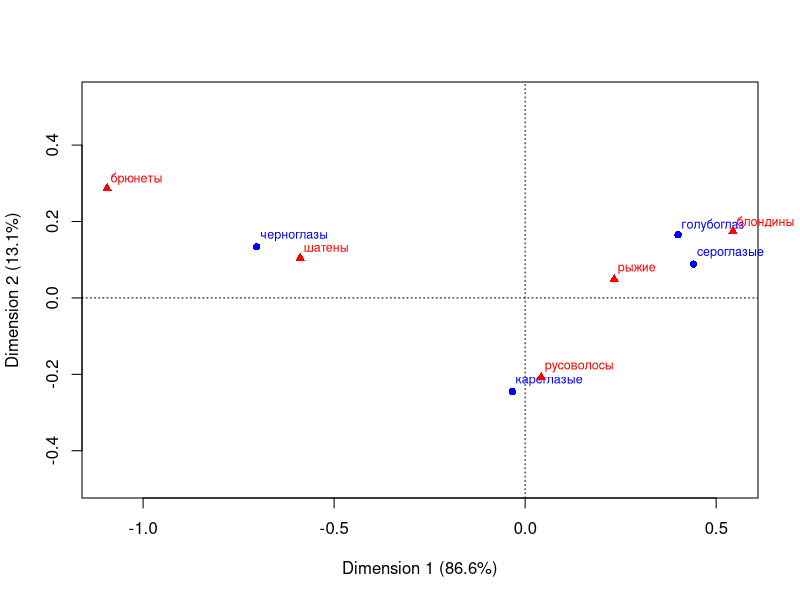
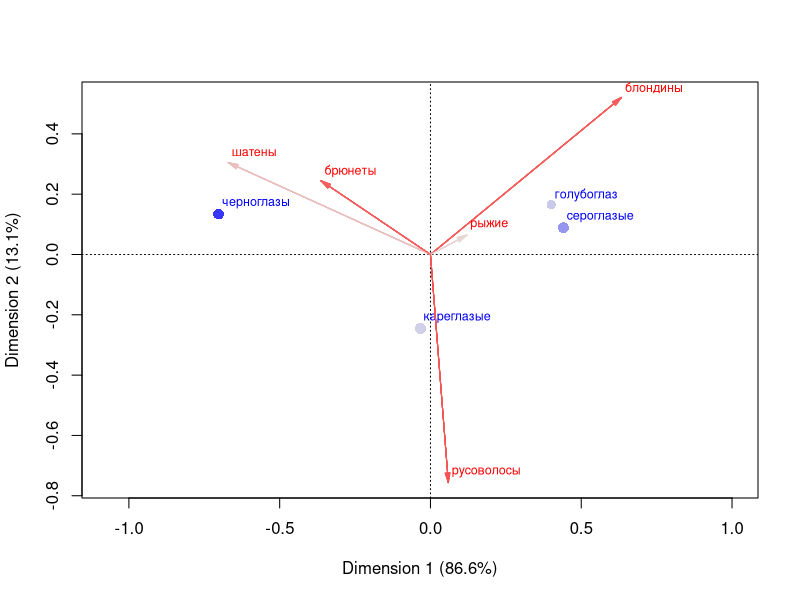

These charts were generated, in order, by the following R code:
library(MASS)
library(ca)

caith.ru <- caith
row.names(caith.ru) <- abbreviate(c("голубоглазые",
                                    "сероглазые","кареглазые","черноглазые"), 10, method="both")
names(caith.ru) <- abbreviate(c("блондины","рыжие",
                                "русоволосые","шатены","брюнеты"), 10, method="both")

mytable <- caith.ru
fit <- ca(mytable)
print(fit) # basic results 
summary(fit) # extended results 
plot(fit) # symmetric map
plot(fit, mass = TRUE, contrib = "absolute", map =
       "rowgreen", arrows = c(FALSE, TRUE)) # asymmetric map
